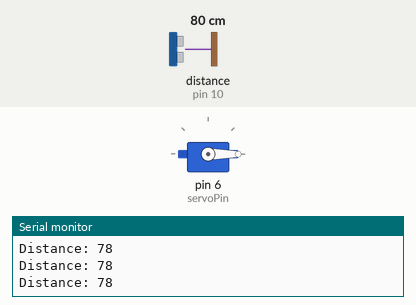
A sketch run on a simulated Arduino Uno, built with avr-gcc and run on an emulated ATmega328P. Parts: servo, the last lines printed to the serial monitor. Wiring (inferred from the names in the program): ultrasonic range finder: trigger pin 9; echo pin 10. The test bench sets the inputs (shaded band); at power-on: distance to the obstacle (sensor on pin 10) 80 cm. The echo pulse lasts 58.3 µs per cm.

Above: at 1.2 s.
1.3 s: distance to the obstacle (sensor on pin 10) set to 17 cm
2.8 s: distance to the obstacle (sensor on pin 10) set to 13 cm
At 3.3 s:
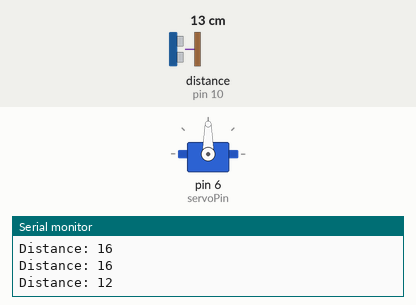
4.5 s: distance to the obstacle (sensor on pin 10) set to 18 cm
At 5.7 s:
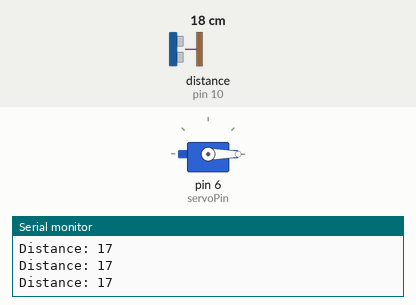
6.0 s: distance to the obstacle (sensor on pin 10) set to 2 cm
At 7.4 s:
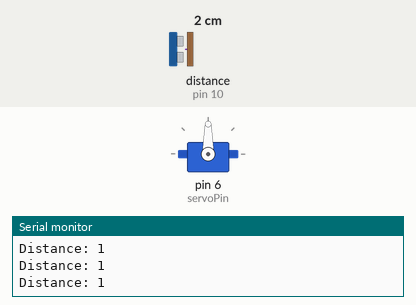
Timing chart, 0 to 8.5 s (numbered marks = the images above; inputs shaded):
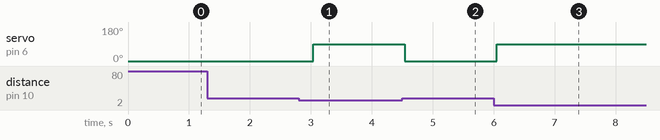

The sketch:

code.ino
```cpp
#include <Servo.h>

#define trigPin 9
#define echoPin 10
#define servoPin 6

Servo myServo;

void setup() {
  pinMode(trigPin, OUTPUT);
  pinMode(echoPin, INPUT);

  myServo.attach(servoPin);
  myServo.write(0);

  Serial.begin(9600);
}

void loop() {
  long duration;
  int distance;

  digitalWrite(trigPin, LOW);
  delayMicroseconds(2);

  digitalWrite(trigPin, HIGH);
  delayMicroseconds(10);
  digitalWrite(trigPin, LOW);

  duration = pulseIn(echoPin, HIGH);

  distance = duration * 0.034 / 2;

  Serial.print("Distance: ");
  Serial.println(distance);

  if (distance > 0 && distance < 15) {
    myServo.write(90);
  } else {
    myServo.write(0);
  }

  delay(300);
}
```

Measured:
- the behaviour switches between 16 and 15 cm on distance to the obstacle (sensor on pin 10) (found by bisection; images 0 and 1)
- after the input at 2.8 s, servo on pin 6 (servoPin): 0° → 90° after 0.24 s
- after the input at 4.5 s, servo on pin 6 (servoPin): 90° → 0° after 0.05 s
- after the input at 6.0 s, servo on pin 6 (servoPin): 0° → 90° after 0.05 s
